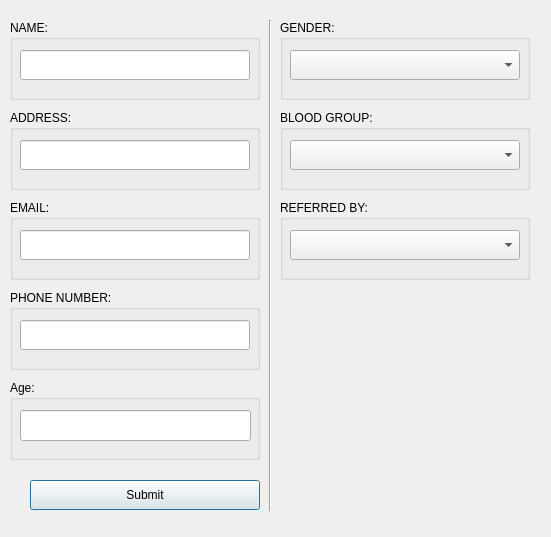
<?xml version="1.0" encoding="UTF-8"?>
<ui version="4.0">
 <class>edit_pat_Dialog</class>
 <widget class="QDialog" name="edit_pat_Dialog">
  <property name="geometry">
   <rect>
    <x>0</x>
    <y>0</y>
    <width>551</width>
    <height>537</height>
   </rect>
  </property>
  <property name="windowTitle">
   <string>Dialog</string>
  </property>
  <widget class="QGroupBox" name="groupBox_4">
   <property name="geometry">
    <rect>
     <x>10</x>
     <y>290</y>
     <width>250</width>
     <height>80</height>
    </rect>
   </property>
   <property name="minimumSize">
    <size>
     <width>250</width>
     <height>70</height>
    </size>
   </property>
   <property name="title">
    <string>PHONE NUMBER:</string>
   </property>
   <widget class="QLineEdit" name="PhnoE">
    <property name="geometry">
     <rect>
      <x>10</x>
      <y>30</y>
      <width>230</width>
      <height>30</height>
     </rect>
    </property>
    <property name="minimumSize">
     <size>
      <width>230</width>
      <height>30</height>
     </size>
    </property>
   </widget>
  </widget>
  <widget class="QPushButton" name="pushButton">
   <property name="geometry">
    <rect>
     <x>30</x>
     <y>480</y>
     <width>230</width>
     <height>30</height>
    </rect>
   </property>
   <property name="minimumSize">
    <size>
     <width>230</width>
     <height>30</height>
    </size>
   </property>
   <property name="text">
    <string>Submit</string>
   </property>
  </widget>
  <widget class="QGroupBox" name="groupBox_5">
   <property name="geometry">
    <rect>
     <x>10</x>
     <y>380</y>
     <width>250</width>
     <height>80</height>
    </rect>
   </property>
   <property name="minimumSize">
    <size>
     <width>250</width>
     <height>70</height>
    </size>
   </property>
   <property name="title">
    <string>Age:</string>
   </property>
   <widget class="QLineEdit" name="AgeE">
    <property name="geometry">
     <rect>
      <x>10</x>
      <y>30</y>
      <width>231</width>
      <height>31</height>
     </rect>
    </property>
   </widget>
  </widget>
  <widget class="QGroupBox" name="groupBox_7">
   <property name="geometry">
    <rect>
     <x>280</x>
     <y>110</y>
     <width>250</width>
     <height>80</height>
    </rect>
   </property>
   <property name="minimumSize">
    <size>
     <width>250</width>
     <height>70</height>
    </size>
   </property>
   <property name="title">
    <string>BLOOD GROUP:</string>
   </property>
   <widget class="QComboBox" name="comboBox_2">
    <property name="geometry">
     <rect>
      <x>10</x>
      <y>30</y>
      <width>230</width>
      <height>30</height>
     </rect>
    </property>
    <property name="minimumSize">
     <size>
      <width>230</width>
      <height>30</height>
     </size>
    </property>
    <item>
     <property name="text">
      <string/>
     </property>
    </item>
    <item>
     <property name="text">
      <string>A+</string>
     </property>
    </item>
    <item>
     <property name="text">
      <string>A-</string>
     </property>
    </item>
    <item>
     <property name="text">
      <string>B+</string>
     </property>
    </item>
    <item>
     <property name="text">
      <string>B-</string>
     </property>
    </item>
    <item>
     <property name="text">
      <string>AB+</string>
     </property>
    </item>
    <item>
     <property name="text">
      <string>AB-</string>
     </property>
    </item>
    <item>
     <property name="text">
      <string>O+</string>
     </property>
    </item>
    <item>
     <property name="text">
      <string>O-</string>
     </property>
    </item>
   </widget>
  </widget>
  <widget class="Line" name="line">
   <property name="geometry">
    <rect>
     <x>260</x>
     <y>20</y>
     <width>20</width>
     <height>491</height>
    </rect>
   </property>
   <property name="orientation">
    <enum>Qt::Vertical</enum>
   </property>
  </widget>
  <widget class="QGroupBox" name="groupBox_6">
   <property name="geometry">
    <rect>
     <x>280</x>
     <y>20</y>
     <width>250</width>
     <height>80</height>
    </rect>
   </property>
   <property name="minimumSize">
    <size>
     <width>250</width>
     <height>70</height>
    </size>
   </property>
   <property name="title">
    <string>GENDER:</string>
   </property>
   <widget class="QComboBox" name="comboBox">
    <property name="geometry">
     <rect>
      <x>10</x>
      <y>30</y>
      <width>230</width>
      <height>30</height>
     </rect>
    </property>
    <property name="minimumSize">
     <size>
      <width>230</width>
      <height>30</height>
     </size>
    </property>
    <item>
     <property name="text">
      <string/>
     </property>
    </item>
    <item>
     <property name="text">
      <string>Male</string>
     </property>
    </item>
    <item>
     <property name="text">
      <string>Female</string>
     </property>
    </item>
    <item>
     <property name="text">
      <string>Others</string>
     </property>
    </item>
   </widget>
  </widget>
  <widget class="QGroupBox" name="groupBox">
   <property name="geometry">
    <rect>
     <x>10</x>
     <y>20</y>
     <width>250</width>
     <height>80</height>
    </rect>
   </property>
   <property name="minimumSize">
    <size>
     <width>250</width>
     <height>70</height>
    </size>
   </property>
   <property name="title">
    <string>NAME:</string>
   </property>
   <widget class="QLineEdit" name="NameE">
    <property name="geometry">
     <rect>
      <x>10</x>
      <y>30</y>
      <width>230</width>
      <height>30</height>
     </rect>
    </property>
    <property name="minimumSize">
     <size>
      <width>230</width>
      <height>30</height>
     </size>
    </property>
   </widget>
  </widget>
  <widget class="QGroupBox" name="groupBox_3">
   <property name="geometry">
    <rect>
     <x>10</x>
     <y>200</y>
     <width>250</width>
     <height>80</height>
    </rect>
   </property>
   <property name="minimumSize">
    <size>
     <width>250</width>
     <height>70</height>
    </size>
   </property>
   <property name="title">
    <string>EMAIL:</string>
   </property>
   <widget class="QLineEdit" name="EmailE">
    <property name="geometry">
     <rect>
      <x>10</x>
      <y>30</y>
      <width>230</width>
      <height>30</height>
     </rect>
    </property>
    <property name="minimumSize">
     <size>
      <width>230</width>
      <height>30</height>
     </size>
    </property>
   </widget>
  </widget>
  <widget class="QGroupBox" name="groupBox_8">
   <property name="geometry">
    <rect>
     <x>280</x>
     <y>200</y>
     <width>250</width>
     <height>80</height>
    </rect>
   </property>
   <property name="minimumSize">
    <size>
     <width>250</width>
     <height>70</height>
    </size>
   </property>
   <property name="title">
    <string>REFERRED BY:</string>
   </property>
   <widget class="QComboBox" name="comboBox_3">
    <property name="geometry">
     <rect>
      <x>10</x>
      <y>30</y>
      <width>230</width>
      <height>30</height>
     </rect>
    </property>
    <property name="minimumSize">
     <size>
      <width>230</width>
      <height>30</height>
     </size>
    </property>
   </widget>
  </widget>
  <widget class="QGroupBox" name="groupBox_2">
   <property name="geometry">
    <rect>
     <x>10</x>
     <y>110</y>
     <width>250</width>
     <height>80</height>
    </rect>
   </property>
   <property name="minimumSize">
    <size>
     <width>250</width>
     <height>70</height>
    </size>
   </property>
   <property name="title">
    <string>ADDRESS:</string>
   </property>
   <widget class="QLineEdit" name="AddE">
    <property name="geometry">
     <rect>
      <x>10</x>
      <y>30</y>
      <width>230</width>
      <height>30</height>
     </rect>
    </property>
    <property name="minimumSize">
     <size>
      <width>230</width>
      <height>30</height>
     </size>
    </property>
   </widget>
  </widget>
 </widget>
 <resources/>
 <connections/>
</ui>
